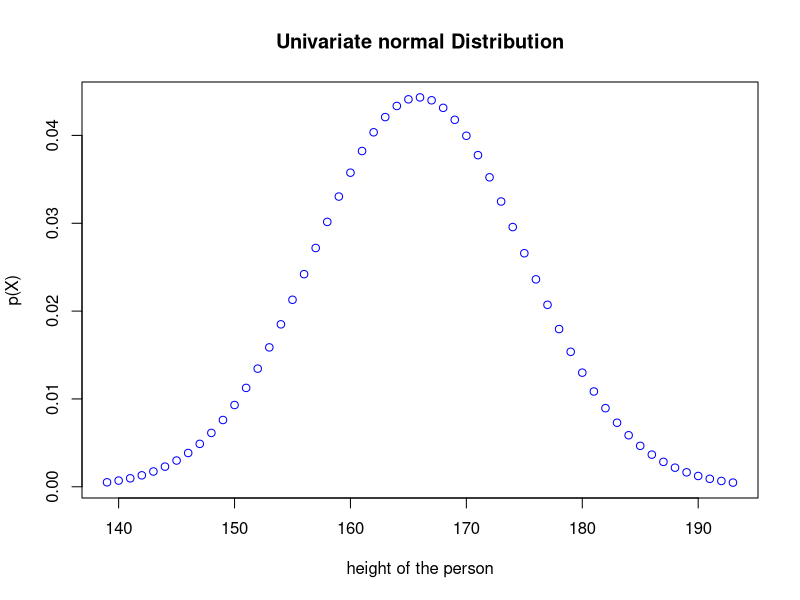

Write R code to recreate this figure. (Note: this script raises an error after producing the figure.)
uvtrain <- function(hdata)
{
    xv=vector(mode="numeric",length=0)
    pv=vector(mode="numeric",length=0)
    hmin=min(hdata)-15
    hmax=max(hdata)+15
    m=mean(hdata)
    v=var(hdata)
    cat("Mean: ",m,"\n")
    cat("Variance: ",v)
    for(x in hmin:hmax)
    {
        p=dnorm(x,m,sqrt(v))
        xv=c(xv,x)
        pv=c(pv,p)

    }
    plot(xv,pv,xlab="height of the person",ylab="p(X)",main="Univariate normal Distribution",col="blue")
    return(c(m,v))
}
uvtest <- function(m,v,ht)
{
  pt=dnorm(ht,m,sqrt(v))
  if (pt >= 0.00005)
  cat("the given height of the person is adult")
  else
  cat("the give height of the person is not adult")

}
hdata <- c(165, 170, 160, 154, 175, 155, 167, 177, 158, 178)
mv = uvtrain(hdata)
ht=as.numeric(readline(prompt="Enter the height of the person:"))
uvtest(mv[1],mv[2],ht)